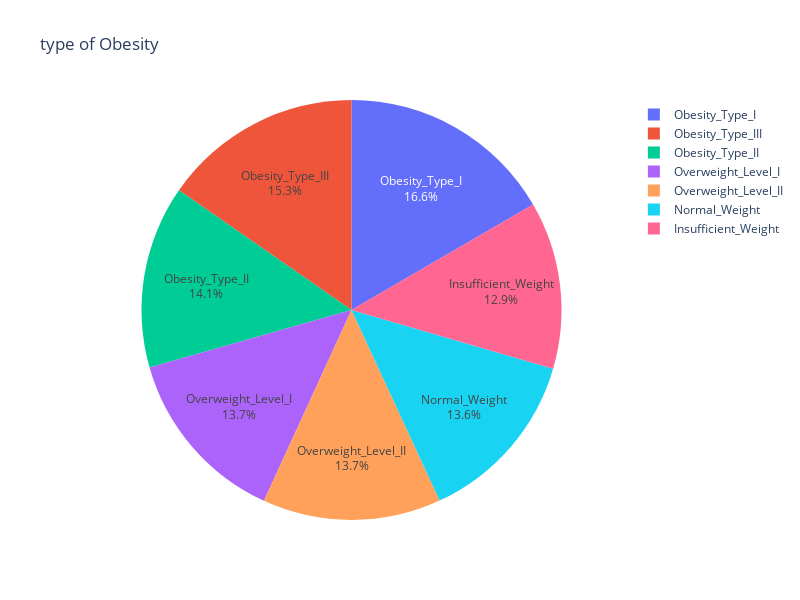

Source (notebook cell):
### Code cell
fig = px.pie(data_frame = df, names = var, values = value, title = "type of Obesity", width =  800, height = 600)
fig.update_traces(textposition = 'inside', textinfo='label+percent')
fig.show()

### Figure 1 — Plotly figure (JSON) as saved in the notebook; plotly's stock layout.template omitted (floating-point values rounded to 4 significant figures)
{"data": [{"domain": {"x": [0, 1], "y": [0, 1]}, "hovertemplate": "label=%{label}<br>value=%{value}<extra></extra>", "labels": ["Obesity_Type_I", "Obesity_Type_III", "Obesity_Type_II", "Overweight_Level_I", "Overweight_Level_II", "Normal_Weight", "Insufficient_Weight"], "legendgroup": "", "name": "", "showlegend": true, "textinfo": "label+percent", "textposition": "inside", "type": "pie", "values": [351, 324, 297, 290, 290, 287, 272]}], "layout": {"height": 600, "legend": {"tracegroupgap": 0}, "title": {"text": "type of Obesity"}, "width": 800}}
